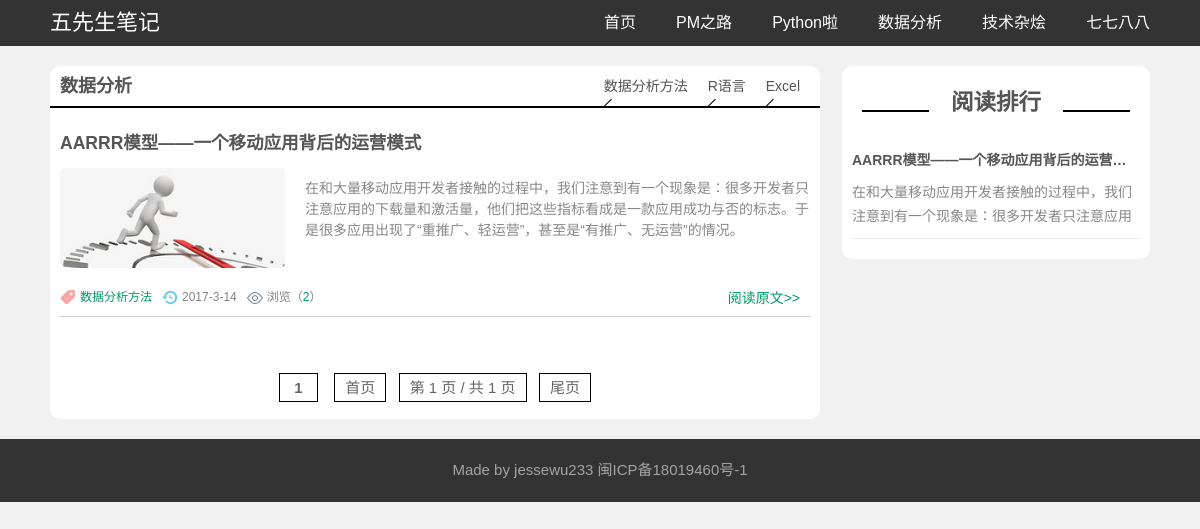
The page /category/8 on the database its author committed.
### blog/models.py (models this page shows, shortened)
class Tag(models.Model):
    category = models.ForeignKey(Category, default='0', on_delete=models.CASCADE)
    name = models.CharField(max_length=100)
    def __str__(self):
        return self.name

class Category(models.Model):
    name = models.CharField(max_length=100)
    def __str__(self):
        return self.name

class Post(models.Model):
    title = models.CharField(max_length=100)
    body = RichTextUploadingField()
    created_time = models.DateTimeField()
    modified_time = models.DateTimeField()
    excerpt = models.TextField(max_length=200, blank=True)
    category = models.ForeignKey(Category, on_delete=models.CASCADE)
    tags = models.ForeignKey(Tag, on_delete=models.CASCADE, blank=True, default='0')
    author = models.ForeignKey(User, on_delete=models.CASCADE)
    views = models.PositiveIntegerField(default=0)
    imgUrl = ImageField(upload_to='PostImg', default='0')

### blog/views.py (the view)
# urls.py: path('category/<int:category_id>', views.category, name='category'),
def category(request, category_id):
    page_num = 10
    category_name = models.Category.objects.get(pk=category_id)
    all_post_list = models.Post.objects.filter(category__name=category_name).order_by("-created_time")
    sum_num = all_post_list.count()
    most_view_list = all_post_list.order_by("-views")[:5]
    tag_list = models.Tag.objects.all().filter(category__name=category_name)[:3]
    bigTitle = category_name
    paginator = Paginator(all_post_list, page_num)
    current_page = 1
    previous_page = current_page - 1
    next_page = current_page + 1
    post_list = paginator.page(current_page)
    context = {
        "post_list": post_list,
        "bigTitle": bigTitle,
        "tag_list": tag_list,
        "most_view_list": most_view_list,
        "paginator": paginator,
        "current_page": current_page,
        "previous_page": previous_page,
        "next_page": next_page,
        "sum_num": sum_num,
        "category_id": category_id
    }
    return render(request, 'blog/list.html', context)

### blog/templates/blog/list.html (shortened to what this page needs)
{% load staticfiles %}
<!doctype html>
<html>
<head>
    <link href="{% static "blog/css/base.css" %}" rel="stylesheet">
    <link href="{% static "blog/css/index.css" %}" rel="stylesheet">
    <link href="{% static "blog/css/m.css" %}" rel="stylesheet">
</head>
<body>
<header>
    <div id="mnav">
        <div class="logo"><a href="/">五先生笔记</a></div>
        <ul id="starlist">
            <li><a href="http://localhost:8000/">首页</a></li>
            <li><a href="{% url "blog:category" 6 %}">PM之路</a></li>
            <li><a href="{% url "blog:category" 7 %}">Python啦</a></li>
            <li><a href="{% url "blog:category" 8 %}">数据分析</a></li>
            <li><a href="{% url "blog:category" 9 %}">技术杂烩</a></li>
            <li><a href="{% url "blog:category" 9 %}">七七八八</a></li>
        </ul>
    </div>
</header>
<div class="line46"></div>
<article>
    <div style="margin-top: 20px" class="leftbox">
        <div class="newblogs">
            <h2 class="hometitle">
                {% if tag_list %}
                    <span>
                    {% for tag in tag_list %}
                        <a href="{% url "blog:tag" tag.id %}">{{ tag.name }}</a>
                    {% endfor %}
                    </span>
                {% endif %}
                {{ bigTitle }}</h2>
            {% if post_list %}
                <ul>
                    {% for post in post_list %}
                        <li>
                            <h3 class="blogtitle"><a href="{% url "blog:detail" post.id %}"
                                                     target="_blank">{{ post.title }}</a></h3>
                            <div class="bloginfo"><span class="blogpic"><a href="/" title=""><img
                                    src="../../../media/{{ post.imgUrl }}"/></a></span>
                                <p>{{ post.excerpt }}</p>
                            </div>
                            <div class="autor"><span class="lm f_l"><a
                                    href="{% url "blog:tag" post.tags.id %}">{{ post.tags }}</a></span><span
                                    class="dtime f_l">{{ post.created_time.year }}-{{ post.created_time.month }}-{{ post.created_time.day }}</span><span
                                    class="viewnum f_l">浏览（<a href="/">{{ post.views }}</a>）</span>
                                <span class="f_r"><a href="{% url "blog:detail" post.id %}"
                                                                                class="more">阅读原文>></a></span>
                            </div>
                        </li>
                    {% endfor %}
                </ul>
            {% endif %}
            <div class="pagelist"><a title="Total record">&nbsp;<b>{{ sum_num }}</b> </a>&nbsp;&nbsp
                <a href="{% url "blog:category_page" category_id 1 %}">首页</a>
                &nbsp<a href="#">第 {{ current_page }} 页 / 共 {{ paginator.num_pages }} 页</a>&nbsp
                <a href="{% url "blog:category_page" category_id paginator.num_pages %}">尾页</a>
            </div>
        </div>
    </div>
    <div class="rightbox">
        <div class="blank"></div>
        <div class="paihang">
            <h2 class="ab_title"><a href="{% url "blog:top" %}">阅读排行</a></h2>
            {% if most_view_list %}
                <ul>
                    {% for post in most_view_list %}
                        <li><b><a href="{% url "blog:detail" post.id %}" target="_blank">{{ post.title }}</a></b>
                            <p>{{ post.excerpt | truncatechars:40 }}</p>
                        </li>
                    {% endfor %}
                </ul>
            {% endif %}
        </div>
    </div>
</article>
<footer>
    <p>Made by <a href="/">jessewu233</a> <a href="/">闽ICP备18019460号-1</a></p>
</footer>
</body>
</html>

### blog/static/blog/css/base.css (style rules this page uses)
* { margin: 0; padding: 0 }
body { font: 15px "Microsoft YaHei", Arial, Helvetica, sans-serif; color: #555; background: #f1f1f1; line-height: 1.5; }
img { border: 0; display: block }
ul, li { list-style: none; }
a { text-decoration: none; color: #555 }
.blank { height: 20px; overflow: hidden; width: 100%; margin: auto; clear: both }
.f_l { float: left }
.f_r { float: right }
.line46 { height: 46px; width: 100% }
header { width: 100%; color: #FFF; background: #333; line-height: 46px; overflow: hidden; position: fixed; top: 0; z-index: 100 }
.logo { float: left; font-size: 22px }
#mnav { width: 1100px; margin: auto }
#mnav a { color: #FFF }
#starlist { float: right; }
#starlist li { float: left; display: block; padding: 0 0 0 40px; font-size: 16px }
article { width: 1100px; margin: auto; overflow: hidden }
footer { width: 100%; background: #333; color: #a5a4a4; text-align: center; padding: 20px 0; }
footer a { color: #a5a4a4 }

### blog/static/blog/css/index.css (style rules this page uses)
.leftbox { width: 70%; float: left; overflow: hidden; margin-bottom: 20px; }
.rightbox { width: 28%; float: right; overflow: hidden; }
.hometitle { padding: 0 10px; line-height: 40px; height: 40px; font-size: 18px;; border-bottom: #000 2px solid; position: relative; }
.hometitle span { float: right; font-weight: normal; font-size: 14px; height: 42px; overflow: hidden; position: absolute; right: 0; width: 100%; text-align: right }
.hometitle span a { display: block; float: right; position: relative; overflow: hidden; margin-right: 20px }
.hometitle span a:after { content: ''; display: block; width: 1px; height: 20px; border-radius: 10px; background: #000; -webkit-transform: rotate(45deg); transform: rotate(45deg); position: absolute; bottom: -10px }
.newblogs { background: #fff; overflow: hidden; width: 100%; clear: both; border-radius: 10px; }
h3.blogtitle { line-height: 30px; margin: 10px 0; }
.blogpic { overflow: hidden; width: 30%; max-height: 100px; display: block; float: left; margin-right: 20px; border-radius: 5px; }
.newblogs ul { padding: 10px; overflow: hidden }
.newblogs li { border-bottom: #ccc 1px solid; margin-bottom: 10px; overflow: hidden; }
.autor { width: 100%; overflow: hidden; clear: both; margin: 20px 0 0 0; display: inline-block; color: #838383; font-size: 12px }
.autor span { margin: 0 10px 0 0; padding-left: 20px }
.autor span a { color: #096; }
.lm { background: url(../images/newsbg01.png) no-repeat left center }
.dtime { background: url(../images/newsbg02.png) no-repeat left center }
.viewnum { background: url(../images/newsbg04.png) no-repeat left center }
.blogpic img { width: 100%; }
.bloginfo p { color: #888; overflow: hidden; text-overflow: ellipsis; -webkit-box-orient: vertical; display: -webkit-box; -webkit-line-clamp: 3; padding-top: 10px; font-size: 14px; }
.more { font-size: 14px; }
.ab_title { text-align: center; position: relative; margin: 20px; }
.ab_title:before { content: ""; width: 25%; height: 2px; background: #000; position: absolute; left: 0; bottom: 8px }
.ab_title:after { content: ""; width: 25%; height: 2px; background: #000; position: absolute; right: 0; bottom: 8px }
.paihang { background: #FFF; border-radius: 10px; overflow: hidden; margin: 0 0 20px 0; }
.paihang ul { padding: 10px; }
.paihang ul li { border-bottom: solid 1px #EAEAEA; font-size: 14px; margin: 0 0 10px 0; padding: 0 0 10px 0; overflow: hidden; }
.paihang ul li b { height: 30px; text-overflow: ellipsis; white-space: nowrap; overflow: hidden; display: block; }
.paihang ul li p { line-height: 24px; color: #888 }
.pagelist { text-align: center; color: #666; width: 100%; clear: both; margin: 20px 0; padding-top: 20px }
.pagelist a { color: #666; margin: 0 2px; border: 1px solid #000; padding: 5px 10px; }

### rows shown on the page
Tag: name "Excel"
Tag: name "R语言"
Tag: name "数据分析方法"
Category: name "数据分析"
Post: title "AARRR模型——一个移动应用背后的运营模式", imgUrl (picture), excerpt "在和大量移动应用开发者接触的过程中，我们注意到有一个现象是：很多开发者只注意应用的下载量和激活量，他们把这些指标看成是一款应用成功与否的标志。于是很多应用出现了“重推广、轻运营”，甚至是“有推广、无运营”的情况。", tags "数据分析方法", created_time.year "2017", created_time.month "3", created_time.day "14", views "2", excerpt "在和大量移动应用开发者接触的过程中，我们注意到有一个现象是：很多开发者只注意应用"

### other values the page prints
{{ sum_num }} "1"
{{ current_page }} "1"
{{ paginator.num_pages }} "1"
